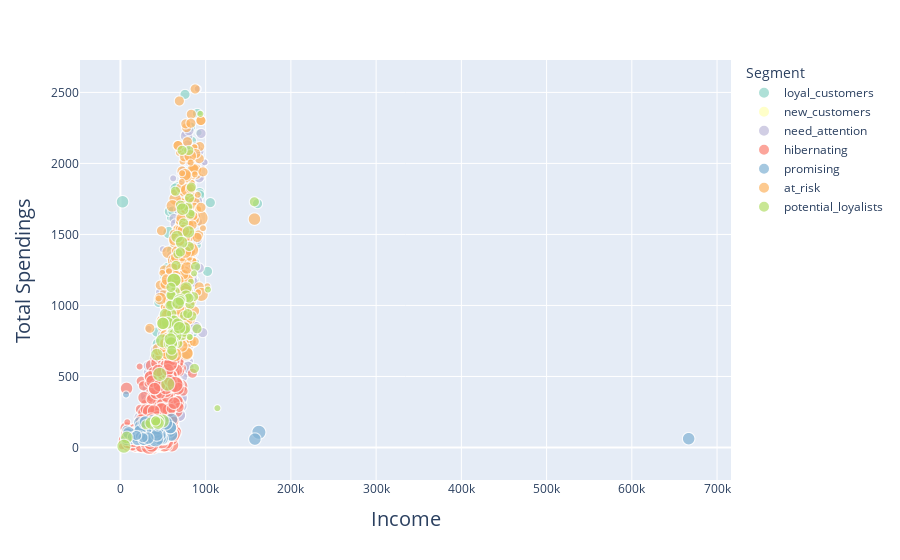

Notebook cell for this chart:
### Code cell
fig = px.scatter(df, x='Income', y='Monetary', color='Segment', size='Family_Size', color_discrete_sequence=palette, size_max=16)
fig.update_layout(
    xaxis_title='Income',
    yaxis_title='Total Spendings',
    xaxis=dict(title=dict(text='Income', font=dict(size=20))),
    yaxis=dict(title=dict(text='Total Spendings', font=dict(size=20))))
fig.show()

### Figure 1 — Plotly figure (JSON) as saved in the notebook; plotly's stock layout.template omitted (floating-point values rounded to 4 significant figures; data arrays with more than 128 entries replaced by an {"elided": "..."} marker saying what was removed)
{"data": [{"hovertemplate": "Segment=loyal_customers<br>Income=%{x}<br>Monetary=%{y}<br>Family_Size=%{marker.size}<extra></extra>", "legendgroup": "loyal_customers", "marker": {"color": "rgb(141,211,199)", "size": {"elided": "182 int values"}, "sizemode": "area", "sizeref": 0.01953, "symbol": "circle"}, "mode": "markers", "name": "loyal_customers", "showlegend": true, "type": "scattergl", "x": {"elided": "182 int values"}, "xaxis": "x", "y": {"elided": "182 int values"}, "yaxis": "y"}, {"hovertemplate": "Segment=new_customers<br>Income=%{x}<br>Monetary=%{y}<br>Family_Size=%{marker.size}<extra></extra>", "legendgroup": "new_customers", "marker": {"color": "rgb(255,255,179)", "size": {"elided": "184 int values"}, "sizemode": "area", "sizeref": 0.01953, "symbol": "circle"}, "mode": "markers", "name": "new_customers", "showlegend": true, "type": "scattergl", "x": {"elided": "184 int values"}, "xaxis": "x", "y": {"elided": "184 int values"}, "yaxis": "y"}, {"hovertemplate": "Segment=need_attention<br>Income=%{x}<br>Monetary=%{y}<br>Family_Size=%{marker.size}<extra></extra>", "legendgroup": "need_attention", "marker": {"color": "rgb(190,186,218)", "size": {"elided": "437 int values"}, "sizemode": "area", "sizeref": 0.01953, "symbol": "circle"}, "mode": "markers", "name": "need_attention", "showlegend": true, "type": "scattergl", "x": {"elided": "437 int values"}, "xaxis": "x", "y": {"elided": "437 int values"}, "yaxis": "y"}, {"hovertemplate": "Segment=hibernating<br>Income=%{x}<br>Monetary=%{y}<br>Family_Size=%{marker.size}<extra></extra>", "legendgroup": "hibernating", "marker": {"color": "rgb(251,128,114)", "size": {"elided": "758 int values"}, "sizemode": "area", "sizeref": 0.01953, "symbol": "circle"}, "mode": "markers", "name": "hibernating", "showlegend": true, "type": "scattergl", "x": {"elided": "758 int values"}, "xaxis": "x", "y": {"elided": "758 int values"}, "yaxis": "y"}, {"hovertemplate": "Segment=promising<br>Income=%{x}<br>Monetary=%{y}<br>Family_Size=%{marker.size}<extra></extra>", "legendgroup": "promising", "marker": {"color": "rgb(128,177,211)", "size": {"elided": "175 int values"}, "sizemode": "area", "sizeref": 0.01953, "symbol": "circle"}, "mode": "markers", "name": "promising", "showlegend": true, "type": "scattergl", "x": {"elided": "175 int values"}, "xaxis": "x", "y": {"elided": "175 int values"}, "yaxis": "y"}, {"hovertemplate": "Segment=at_risk<br>Income=%{x}<br>Monetary=%{y}<br>Family_Size=%{marker.size}<extra></extra>", "legendgroup": "at_risk", "marker": {"color": "rgb(253,180,98)", "size": {"elided": "361 int values"}, "sizemode": "area", "sizeref": 0.01953, "symbol": "circle"}, "mode": "markers", "name": "at_risk", "showlegend": true, "type": "scattergl", "x": {"elided": "361 int values"}, "xaxis": "x", "y": {"elided": "361 int values"}, "yaxis": "y"}, {"hovertemplate": "Segment=potential_loyalists<br>Income=%{x}<br>Monetary=%{y}<br>Family_Size=%{marker.size}<extra></extra>", "legendgroup": "potential_loyalists", "marker": {"color": "rgb(179,222,105)", "size": [2, 2, 1, 4, 2, 2, 2, 1, 2, 2, 4, 2, 4, 3, 4, 3, 2, 2, 2, 3, 3, 3, 3, 2, 3, 2, 2, 2, 2, 3, 2, 1, 2, 3, 1, 2, 3, 2, 2, 3, 3, 4, 1, 2, 4, 2, 3, 3, 2, 3, 4, 3, 2, 4, 1, 1, 4, 3, 2, 4, 2, 2, 3, 1, 3, 2, 2, 2, 3, 2, 3, 2, 2, 4, 3, 2, 3, 1, 2, 3, 3, 2, 3, 3, 2, 3, 3], "sizemode": "area", "sizeref": 0.01953, "symbol": "circle"}, "mode": "markers", "name": "potential_loyalists", "showlegend": true, "type": "scattergl", "x": [79143, 88194, 81361, 49096, 70356, 74068, 64497, 102692, 75278, 29999, 43824, 75276, 55521, 66465, 49505, 61314, 67272, 60152, 81698, 71499, 62466, 62466, 36145, 41335, 7500, 89891, 64108, 80952, 67430, 42720, 60161, 82716, 85710, 42395, 86424, 60554, 44051, 83715, 80763, 52845, 77037, 62845, 83528, 83145, 46049, 59184, 77044, 74805, 81843, 72828, 62845, 62061, 41335, 63915, 65704, 93790, 60585, 71706, 78931, 58597, 59235, 70179, 75315, 81361, 59821, 157146, 80141, 58350, 55424, 70321, 58582, 80336, 86836, 4023, 60208, 60200, 69702, 113734, 72335, 49912, 67225, 70179, 79823, 49912, 65220, 67716, 69245], "xaxis": "x", "y": [1693, 1274, 778, 187, 1706, 1581, 1804, 1112, 930, 160, 186, 1040, 446, 1485, 751, 1008, 733, 943, 1008, 795, 889, 889, 172, 187, 71, 836, 1099, 1757, 1364, 654, 1071, 1167, 1062, 182, 1226, 811, 171, 926, 1415, 936, 1123, 1178, 1650, 1833, 515, 1072, 1065, 820, 1643, 1678, 1178, 800, 187, 789, 817, 2349, 736, 1443, 943, 733, 1128, 1034, 841, 778, 734, 1730, 2091, 1001, 877, 1376, 763, 1052, 557, 9, 656, 685, 1039, 277, 2092, 874, 868, 1034, 1518, 874, 1282, 1016, 843], "yaxis": "y"}], "layout": {"legend": {"itemsizing": "constant", "title": {"text": "Segment"}, "tracegroupgap": 0}, "margin": {"t": 60}, "xaxis": {"anchor": "y", "domain": [0, 1], "title": {"font": {"size": 20}, "text": "Income"}}, "yaxis": {"anchor": "x", "domain": [0, 1], "title": {"font": {"size": 20}, "text": "Total Spendings"}}}}
